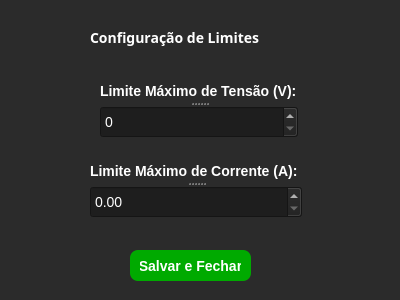
<?xml version="1.0" encoding="UTF-8"?>
<ui version="4.0">
 <class>Dialog</class>
 <widget class="QDialog" name="Dialog">
  <property name="geometry">
   <rect>
    <x>0</x>
    <y>0</y>
    <width>400</width>
    <height>300</height>
   </rect>
  </property>
  <property name="windowTitle">
   <string>Dialog</string>
  </property>
  <property name="styleSheet">
   <string notr="true">/* Pinta o fundo da janela de cinza escuro */
QDialog {
    background-color: #2b2b2b;
}

/* Pinta todos os textos de branco e deixa em negrito */
QLabel {
    color: #ffffff;
    font-size: 14px;
    font-weight: bold;
}

/* Estiliza as caixinhas preservando as setinhas nativas (Sem bordas e sem padding!) */
QSpinBox, QDoubleSpinBox {
    background-color: #1e1e1e;
    color: #ffffff;
    font-size: 14px;
}

/* Quando você clica na caixinha para digitar (Foco), clareia o fundo em vez de criar borda */
QSpinBox:focus, QDoubleSpinBox:focus {
    background-color: #3a3a3a; 
}

/* Estiliza o botão de Salvar */
QPushButton {
    background-color: #00aa00; 
    color: white;
    border-radius: 8px;
    padding: 10px;
    font-size: 14px;
    font-weight: bold;
}

/* Quando passa o mouse por cima do botão, ele fica com um verde mais claro */
QPushButton:hover {
    background-color: #00cc00; 
}</string>
  </property>
  <widget class="QPushButton" name="btn_salvar">
   <property name="geometry">
    <rect>
     <x>130</x>
     <y>250</y>
     <width>121</width>
     <height>31</height>
    </rect>
   </property>
   <property name="text">
    <string>Salvar e Fechar</string>
   </property>
  </widget>
  <widget class="QLabel" name="label_3">
   <property name="geometry">
    <rect>
     <x>90</x>
     <y>30</y>
     <width>221</width>
     <height>16</height>
    </rect>
   </property>
   <property name="font">
    <font>
     <family>Gill Sans</family>
     <pointsize>-1</pointsize>
     <bold>true</bold>
    </font>
   </property>
   <property name="text">
    <string>Configuração de Limites</string>
   </property>
  </widget>
  <widget class="QSplitter" name="splitter">
   <property name="geometry">
    <rect>
     <x>90</x>
     <y>160</y>
     <width>212</width>
     <height>58</height>
    </rect>
   </property>
   <property name="orientation">
    <enum>Qt::Orientation::Vertical</enum>
   </property>
   <widget class="QLabel" name="label_2">
    <property name="text">
     <string>Limite Máximo de Corrente (A):</string>
    </property>
   </widget>
   <widget class="QDoubleSpinBox" name="spin_limite_corrente">
    <property name="maximum">
     <double>100.000000000000000</double>
    </property>
   </widget>
  </widget>
  <widget class="QSplitter" name="splitter_2">
   <property name="geometry">
    <rect>
     <x>100</x>
     <y>80</y>
     <width>198</width>
     <height>58</height>
    </rect>
   </property>
   <property name="orientation">
    <enum>Qt::Orientation::Vertical</enum>
   </property>
   <widget class="QLabel" name="label">
    <property name="text">
     <string>Limite Máximo de Tensão (V):</string>
    </property>
   </widget>
   <widget class="QSpinBox" name="spin_limite_tensao">
    <property name="maximum">
     <number>500</number>
    </property>
   </widget>
  </widget>
 </widget>
 <resources/>
 <connections/>
</ui>
